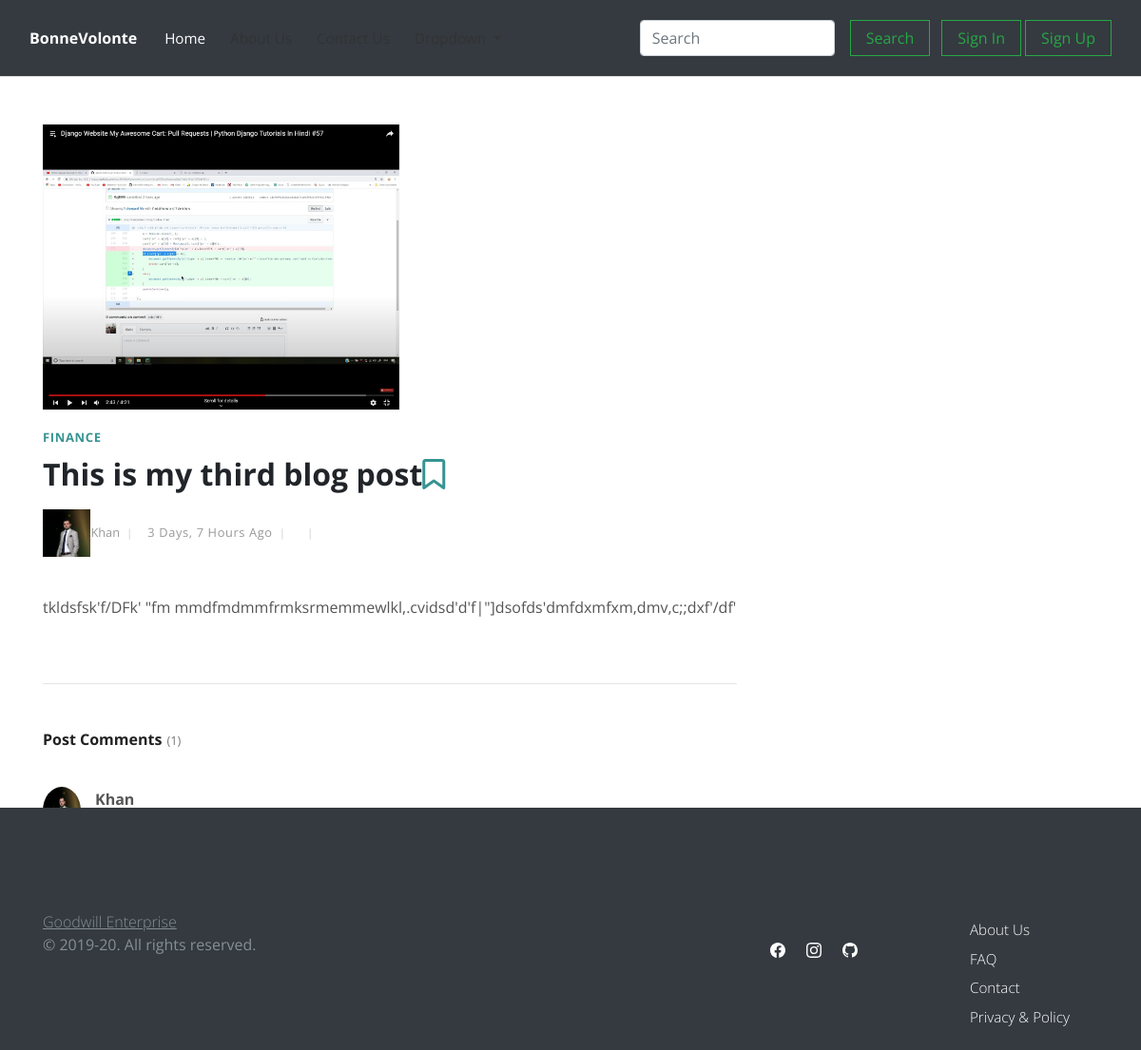
The page /blog/my-third-blog-post/ on the database its author committed.
### blog/models.py (models this page shows, shortened)
class Blogpost(models.Model):
    STATUS_CHOICES= ( ('0', 'Draft'), ('1', 'Publish'),)
    post_id = models.AutoField(primary_key= True)
    title = models.CharField(max_length=50, unique=True)
    slug = models.SlugField(max_length=50, unique=True)
    content = models.TextField(max_length=5000, default="")
    author = models.ForeignKey(Author, on_delete=models.CASCADE)
    thumbnail = models.ImageField(upload_to='shop/images', default="")
    created_on = models.DateTimeField(default=timezone.now)
    categories = models.ManyToManyField(Category)
    status = models.CharField(max_length=10, choices=STATUS_CHOICES, default='draft')
    objects = models.Manager()
    featured = models.BooleanField()
    class Meta:
        ordering = ('-created_on',)

class Category(models.Model):
    title = models.CharField(max_length=15)
    def __str__(self):
        return self.title

class Author(models.Model):
    user = models.OneToOneField(User, on_delete=models.CASCADE)
    profile_picture = models.ImageField()

class Comment(models.Model):
    user = models.ForeignKey(User, on_delete=models.CASCADE)
    timestamp = models.DateTimeField(auto_now_add=True)
    commentfield = models.TextField()
    post = models.ForeignKey(Blogpost, related_name='comments', on_delete=models.CASCADE)

### blog/views.py (the view)
# urls.py: path('<slug:post>/', views.blogpost, name='blogpost'),
def blogpost(request, post):
    category_count= get_category_count()
    latest = Blogpost.objects.order_by('-created_on')[0:4]
    post = get_object_or_404(Blogpost, slug= post)
    comments = post.comments.all().order_by('-timestamp')
    form = CommentForm(request.POST or None)
    if request.method == "POST":
        if form.is_valid():
            form.instance.user = request.user
            form.instance.post = post
            form.save()
            return redirect('.')
    context = {'post':post,
    'latest': latest,
    'category_count': category_count,
    'form': form,
    'comments': comments,
    }
    return render(request, 'blog/blogpost.html', context)

### blog/forms.py
class CommentForm(forms.ModelForm):
    commentfield  = forms.CharField(widget=forms.Textarea(attrs={
        'class': 'form-control',
        'placeholder': 'Type your comment',
        'id': 'usercomment',
        'rows': '4'
    }))
    class Meta:
        model = Comment
        fields = ("commentfield",)

### blog/views.py (called while the page is built)
def get_category_count():
    queryset = Category.objects.annotate(count=Count('blogpost'))
    return queryset

### blog/templates/blog/blogpost.html (shortened to what this page needs)
{% extends 'blog/basic.html'%}
{% block body %}
<div class="container">
    <div class="row">
        <main class="post blog-post col-lg-8">
            <div class="container">
                <div class="post-single">
                    <div class="post-thumbnail"><img src="{{ post.thumbnail.url }}" alt="..." class="img-fluid" style="width: auto; height: 300px;"></div>
                    <div class="post-details">
                        <div class="post-meta d-flex justify-content-between">
                            <div class="category">
                                {% for cat in post.categories.all %}
                                <a href="#">{{ cat }}</a>
                                {% endfor %}
                            </div>
                        </div>
                        <h2>{{ post.title }}<a href=""><i class="fa fa-bookmark-o"></i></a></h2>
                        <div class="post-footer d-flex align-items-center flex-column flex-sm-row"><a href="#"
                                class="author d-flex align-items-center">
                                <div class=".img-*"><img src="{{ post.author.profile_picture.url }}" alt="..."
                                    class=".img-* img-fluid" style="width: 10; height: 50px"></div>
                                <div class="title"><span>{{ post.author.user.username }}</span></div>
                            </a>
                            <div class="d-flex align-items-center">
                                <div class="date"> {{ post.created_on|timesince }} ago</div>
                                <div class="views"> {{ post.view_count }}</div>
                                <div class="comments meta-last">{{ post.comment_count }}
                                </div>
                            </div>
                        </div>
                        <div class="post-body">
                            {{ post.content|safe }}
                        </div>
                        <hr class="featurette-divider">
                        <div class="post-comments">
                            <header>
                                <h3 class="h6">Post Comments<span class="no-of-comments">
                                    ({{ post.comments.count }})</span></h3>
                            </header>
                            {% for comment in comments %}
                            <div class="comment">
                                <div class="comment-header d-flex justify-content-between">
                                    <div class="user d-flex align-items-center">
                                        <div class="image">
                                        </div>
                                        <div class="title"><strong>{{ comment.user.username }}</strong><span
                                                class="date">{{ comment.timestamp|timesince }} ago</span></div>
                                    </div>
                                </div>
                                <div class="comment-body">
                                    <p>{{ comment.commentfield }}</p>
                                </div>
                            </div>
                            {% endfor %}
                        </div>
                        {% if request.user.is_authenticated %}
                        <div class="add-comment">
                            <header>
                                <h3 class="h6">Leave a reply</h3>
                            </header>
                            <form method="POST" action="." class="commenting-form">
                                {% csrf_token %}
                                <div class="row">
                                    <div class="form-group col-md-12">
                                        {{ form }}
                                    </div>
                                    <div class="form-group col-md-12">
                                        <button type="submit" class="btn btn-secondary">Submit Comment</button>
                                    </div>
                                </div>
                            </form>
                        </div>
                        {% else %}
                        <a href="" class="btn btn-primary">Login to comment</a>
                        {% endif %}
                    </div>
                </div>
            </div>
        </main>
    </div>
</div>
{% endblock %}

### blog/Static/blog/css/style.sea.css (style rules this page uses)
body { overflow-x: hidden; }
strong { font-weight: 700; }
a, i, span { display: inline-block; text-decoration: none; -webkit-transition: all 0.3s; transition: all 0.3s; }
a i { -webkit-transition: none; transition: none; }
main, aside { padding: 50px 0 100px; }
.category a { color: #379392; letter-spacing: 0.08em; font-weight: 700; text-transform: uppercase; text-decoration: none; font-size: 13px; }
.category a::after { content: ','; color: #ddd; display: inline-block; margin-right: 5px; }
.category a:last-of-type::after { display: none; }
.btn { border-radius: 0 !important; }
h1, h2, h3, h4, h5, h6 { margin-bottom: 15px; }
.post-meta { margin: 10px 0; font-size: 0.8em; }
.post p:not(.lead) { font-weight: 400; color: #777; font-size: 0.95em; }
.post a { text-decoration: none; }
.post h3 { line-height: 1.1em; color: #222; -webkit-transition: all 0.3s; transition: all 0.3s; margin-bottom: 1rem; }
.post .category a { color: #379392; letter-spacing: 0.05em; font-weight: 700; text-transform: uppercase; text-decoration: none; }
.post .date { letter-spacing: 0.05em; font-weight: 400; text-transform: uppercase; color: #aaa; }
.post .title, .post .date, .post .comments, .post .views { font-weight: 400; color: #999; text-transform: capitalize; }
.post .title::after, .post .date::after, .post .comments::after, .post .views::after { content: '|'; display: inline-block; margin: 0 7px; font-size: 0.9em; color: #ccc; }
.post .meta-last::after { display: none; }
.blog-post { padding-left: 0; padding-right: 0; }
.blog-post .post-footer { font-size: 0.8em; }
.blog-post .post-thumbnail img { width: 100%; margin-bottom: 10px; }
.blog-post .post-footer { margin-top: 20px; }
.blog-post .post-body { margin-top: 40px; }
.blog-post .post-body p { margin-bottom: 30px; }
.blog-post .post-body p:not(.lead) { font-size: 1em; line-height: 1.7em; color: #555; }
.blog-post .post-comments { margin-top: 50px; }
.blog-post .post-comments span.no-of-comments { color: #777; font-size: 0.8em; margin-left: 5px; font-weight: 400; }
.blog-post .post-comments header { margin-bottom: 40px; }
.blog-post .post-comments .comment:last-of-type .comment-body { border-bottom: none; }
.blog-post .post-comments .image { margin-right: 15px; }
.blog-post .post-comments .title::after { display: none; }
.blog-post .post-comments strong { display: block; color: #555; }
.blog-post .post-comments span.date { font-size: 0.8em; color: #999; }
.blog-post .post-comments span.date::after { display: none; }
.blog-post .post-comments .comment-body { margin-left: 55px; margin-top: 10px; margin-bottom: 25px; padding-bottom: 15px; border-bottom: 1px solid #eee; }
.blog-post .post-comments p { font-size: 0.95em; color: #555; }
.btn { font-weight: normal; border: 1px solid transparent; padding: 0.5rem 1rem; font-size: 1rem; line-height: 1.25; border-radius: 0.25rem; -webkit-transition: all 0.15s ease-in-out; transition: all 0.15s ease-in-out; }
.btn-primary { color: #fff; background-color: #379392; border-color: #379392; }
body { font-family: "Open Sans", sans-serif; font-size: 1rem; font-weight: normal; line-height: 1.5; color: #212529; background-color: #fff; }
a { color: #379392; text-decoration: none; }
h1, h2, h3, h4, h5, h6, .h1, .h2, .h3, .h4, .h5, .h6 { margin-bottom: 0.5rem; font-family: inherit; font-weight: 700; line-height: 1.1; color: inherit; }
h2, .h2 { font-size: 2rem; }
h3, .h3 { font-size: 1.75rem; }
h6, .h6 { font-size: 1rem; }
hr { border-top: 1px solid rgba(0, 0, 0, 0.1); }

### rows shown on the page
Blogpost: thumbnail (picture), title "This is my third blog post", author.profile_picture (picture), author.user.username "Khan", created_on "3 Days, 7 Hours", content "tkldsfsk'f/DFk' \"fm mmdfmdmmfrmksrmemmewlkl,.cvidsd'd'f|\"]dsofds'dmfdxmfxm,dmv,c;;dxf'/df'", comments.count "1"
Category: title "FINANCE"
Comment: user.username "Khan"
